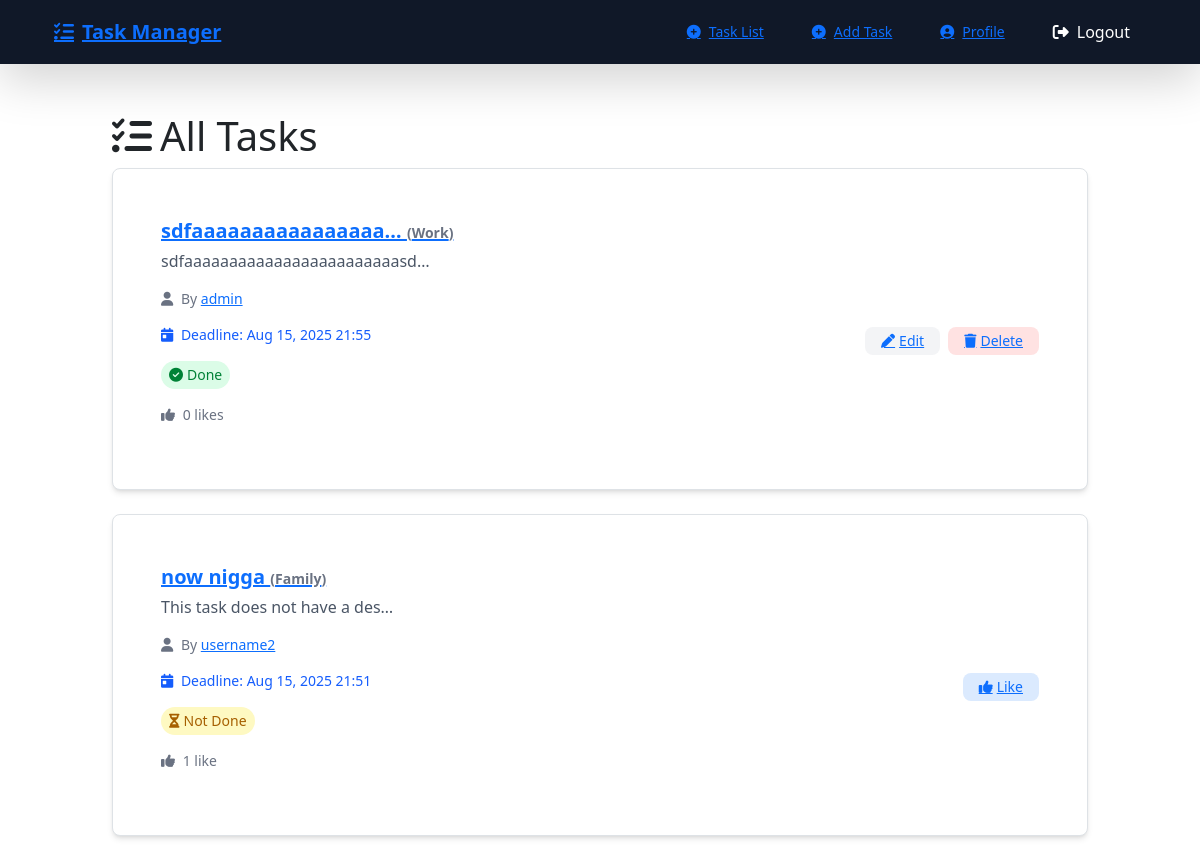
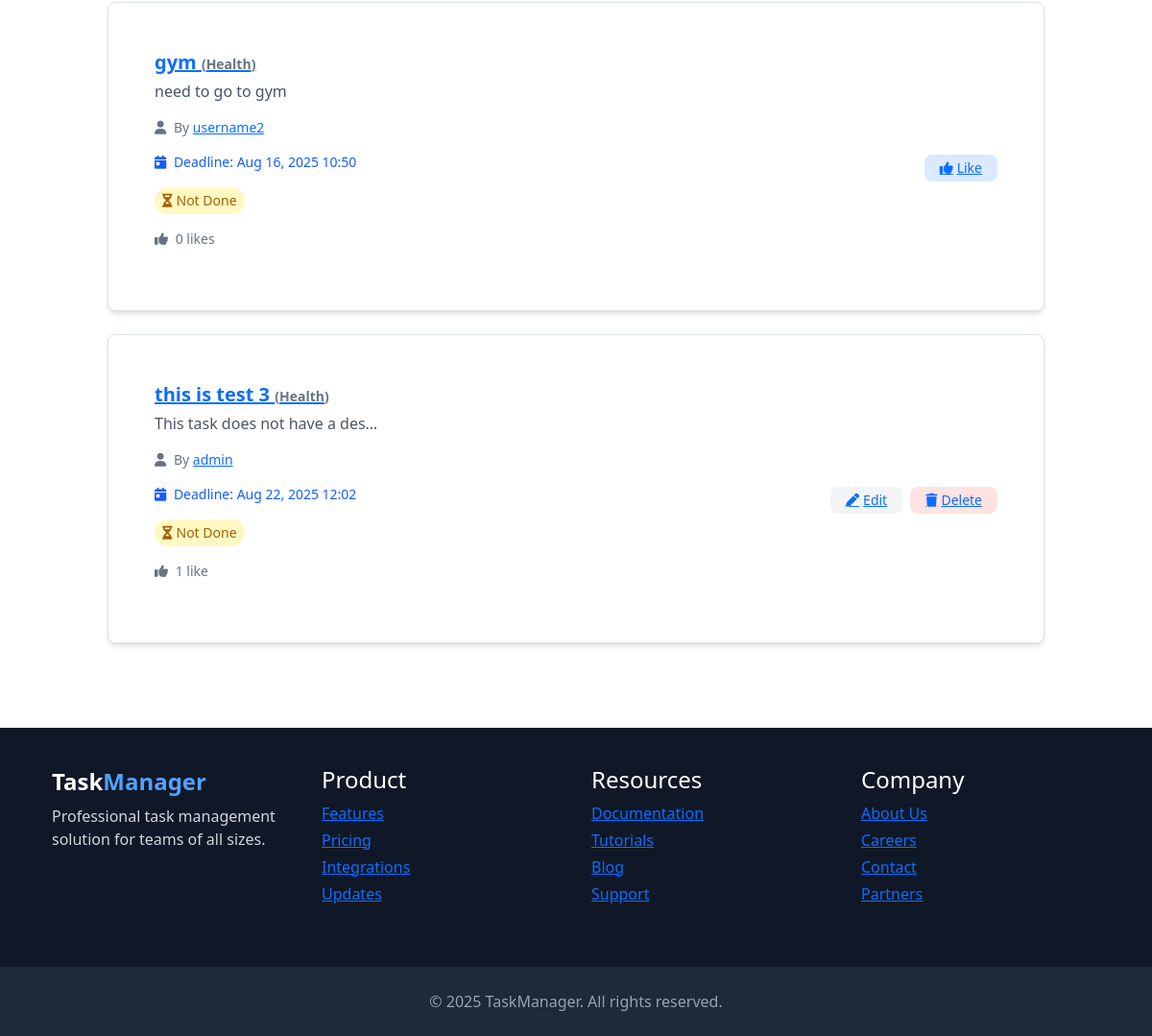
/task/list/ (signed in), run on the app's committed database (2 pictures, top to bottom).
### task/models.py (models this page shows, shortened)
class TaskModel(models.Model):
    user = models.ForeignKey(User, on_delete=models.CASCADE)
    title = models.CharField(max_length=200)
    description = models.TextField(blank=True, default='This task does not have a description yet.', max_length=1000)
    category = models.CharField(max_length=20, choices=Category, default='Others')
    likes = models.ManyToManyField(User, related_name='likes', blank=True)
    dead_line = models.DateTimeField(null=True, blank=True)
    is_completed = models.BooleanField(default=False)
    created_at = models.DateTimeField(auto_now_add=True)
    updated_at = models.DateTimeField(auto_now=True)
    @property
    def likes_count(self):
        return self.likes.count()

### task/views.py (the view)
# urls.py: path('list/', TaskListView.as_view(), name='task_list'),
class TaskListView(LoginRequiredMixin, ListView):
    model = TaskModel
    template_name = 'task_list.html'
    context_object_name = 'tasks'
    def get_queryset(self):
        return TaskModel.objects.all().order_by('-created_at')

### task/templates/task_list.html (shortened to what this page needs)
{% extends "base.html" %}
{% block content %}
<div class="max-w-5xl mx-auto px-4 py-6" style="min-height: 60vh;">
    <h1 class="text-3xl font-bold mb-6 text-indigo-600 flex items-center">
        <i class="fa-solid fa-list-check mr-2"></i> All Tasks
    </h1>
    {% for task in tasks %}
    <div class="bg-white shadow-md rounded-lg p-5 mb-4 border border-gray-200 hover:shadow-lg transition">
        <div class="flex flex-col sm:flex-row sm:items-center sm:justify-between">
            <div>
                <a href="{% url 'task:task_detail' task.id %}" class="text-xl font-semibold text-gray-800">
                    {{ task.title|truncatechars:20 }}
                    <span class="text-sm text-gray-500">({{ task.category }})</span>
                </a>
                <p class="text-gray-600 mt-1">{{ task.description|truncatechars:30 }}</p>
                <p class="text-sm text-gray-500 mt-2">
                    <i class="fa-solid fa-user mr-1"></i>
                    By <a href="{% url 'accounts:profile' username=task.user.username %}"
                          class="text-indigo-600 hover:underline">{{ task.user.username }}</a>
                </p>
                {% if task.dead_line %}
                <p class="text-sm mt-1
                          {% if task.dead_line < now %}text-red-600{% else %}text-blue-600{% endif %}">
                    <i class="fa-solid fa-calendar-day mr-1"></i>
                    Deadline: {{ task.dead_line|date:"M d, Y H:i" }}
                </p>
                {% endif %}
                <p class="mt-2">
                    {% if task.is_completed %}
                        <span class="inline-flex items-center px-2 py-1 text-sm bg-green-100 text-green-700 rounded-full">
                            <i class="fa-solid fa-circle-check mr-1"></i> Done
                        </span>
                    {% else %}
                        <span class="inline-flex items-center px-2 py-1 text-sm bg-yellow-100 text-yellow-700 rounded-full">
                            <i class="fa-solid fa-hourglass-half mr-1"></i> Not Done
                        </span>
                    {% endif %}
                </p>
                <p class="mt-1 text-sm text-gray-500">
                    <i class="fa-solid fa-thumbs-up mr-1"></i> {{ task.likes_count }} like{{ task.likes_count|pluralize }}
                </p>
            </div>
            <div class="mt-4 sm:mt-0 flex gap-2">
                {% if user.is_authenticated and task.user != user %}
                    <a href="{% url 'task:task_liked' task.id %}"
                       class="px-3 py-1 bg-blue-100 text-blue-700 rounded-lg hover:bg-blue-200 text-sm flex items-center">
                        <i class="fa-solid fa-thumbs-up mr-1"></i> Like
                    </a>
                {% endif %}
                {% if task.user == user %}
                    <a href="{% url 'task:task_edit' task.id %}"
                       class="px-3 py-1 bg-gray-100 text-gray-700 rounded-lg hover:bg-gray-200 text-sm flex items-center">
                        <i class="fa-solid fa-pen mr-1"></i> Edit
                    </a>
                    <a href="{% url 'task:task_delete' task.id %}"
                       class="px-3 py-1 bg-red-100 text-red-700 rounded-lg hover:bg-red-200 text-sm flex items-center">
                        <i class="fa-solid fa-trash mr-1"></i> Delete
                    </a>
                {% endif %}
            </div>
        </div>
    </div>
    {% empty %}
    <p class="text-gray-500 text-center mt-8">
        <i class="fa-solid fa-circle-info mr-1"></i> No tasks yet.
    </p>
    {% endfor %}
</div>
{% endblock %}

### data on the page
TaskModel: title "sdfaaaaaaaaaaaaaaaa…", category "Work", description "sdfaaaaaaaaaaaaaaaaaaaaaaaasd…", user.username "admin", dead_line "Aug 15, 2025 21:55", is_completed True (drawn), likes_count "0", shows "Edit"
TaskModel: title "now nigga", category "Family", description "This task does not have a des…", user.username "username2", dead_line "Aug 15, 2025 21:51", is_completed False (drawn), likes_count "1", shows "Like"
TaskModel: title "gym", category "Health", description "need to go to gym", user.username "username2", dead_line "Aug 16, 2025 10:50", is_completed False (drawn), likes_count "0", shows "Like"
TaskModel: title "this is test 3", category "Health", description "This task does not have a des…", user.username "admin", dead_line "Aug 22, 2025 12:02", is_completed False (drawn), likes_count "1", shows "Edit"
